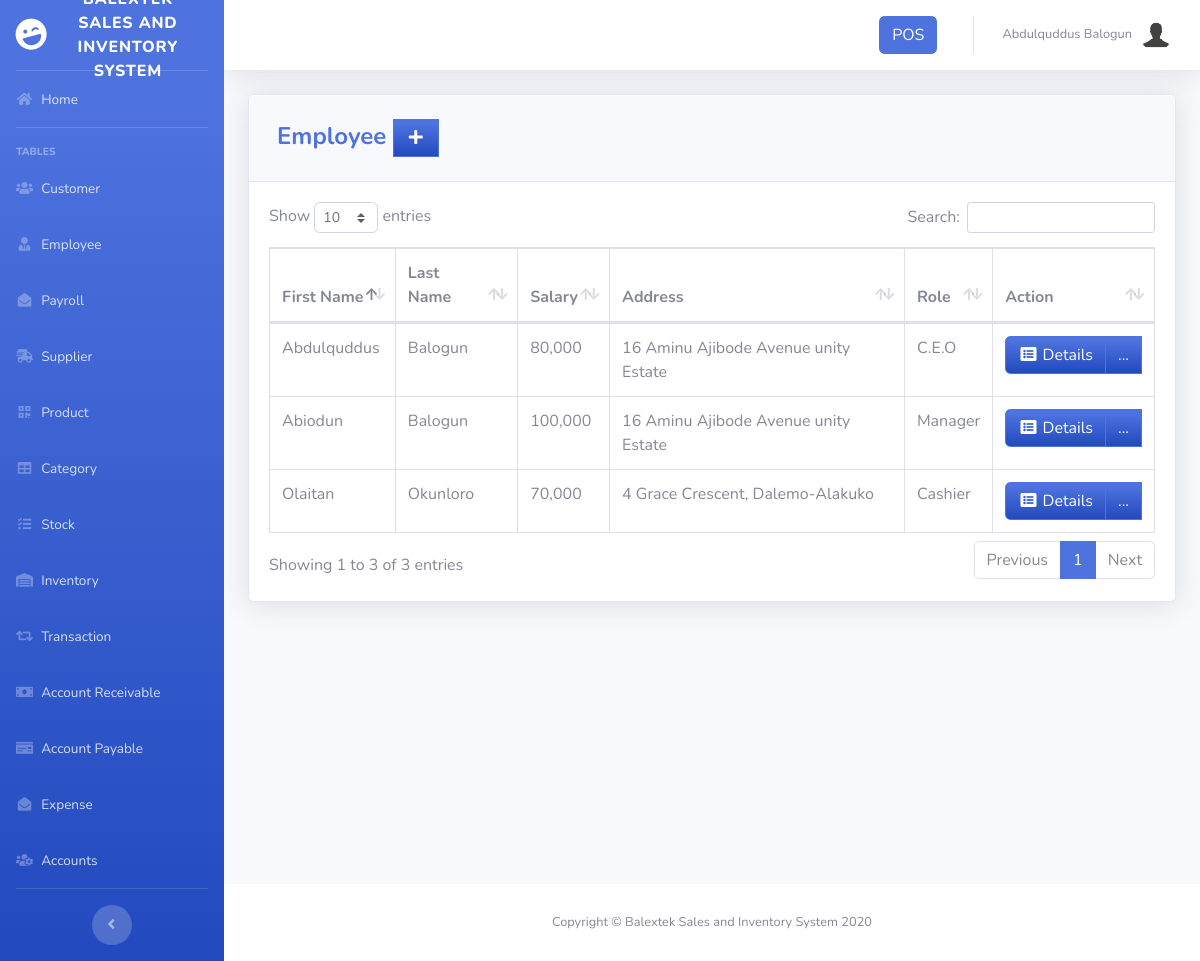
The app's page /pages/employee.php (signed in) with its own data.
### tables this page shows
CREATE TABLE `employee` (
  `EMPLOYEE_ID` int(11) NOT NULL,
  `FIRST_NAME` varchar(50) DEFAULT NULL,
  `LAST_NAME` varchar(50) DEFAULT NULL,
  `GENDER` varchar(50) DEFAULT NULL,
  `EMAIL` varchar(100) DEFAULT NULL,
  `PHONE_NUMBER` varchar(11) DEFAULT NULL,
  `SALARY` varchar(15) NOT NULL,
  `ADDRESS` varchar(255) NOT NULL,
  `JOB_ID` int(11) DEFAULT NULL,
  `HIRED_DATE` varchar(50) NOT NULL
);

CREATE TABLE `job` (
  `JOB_ID` int(11) NOT NULL,
  `JOB_TITLE` varchar(50) DEFAULT NULL
);

### pages/employee.php (the view, shortened to what this page needs)
<?php
include'../includes/connection.php';
include'../includes/sidebar.php';
?>
            <div class="card shadow mb-4">
            <div class="card-header py-3">
              <h4 class="m-2 font-weight-bold text-primary">Employee&nbsp;<a  href="#" data-toggle="modal" data-target="#employeeModal" type="button" class="btn btn-primary bg-gradient-primary" style="border-radius: 0px;"><i class="fas fa-fw fa-plus"></i></a></h4>
            </div>
            <div class="card-body">
              <div class="table-responsive">
                <table class="table table-bordered" id="dataTable" width="100%" cellspacing="0">
                  <thead>
                        <tr>
                          <th>First Name</th>
                          <th>Last Name</th>
                          <th>Salary</th>
                          <th>Address</th>
                          <th>Role</th>
                          <th>Action</th>
                        </tr>
                     </thead>
                    <tbody>
                    <?php
                        $query = 'SELECT EMPLOYEE_ID, FIRST_NAME, LAST_NAME, SALARY, ADDRESS, j.JOB_TITLE FROM employee e JOIN job j ON e.JOB_ID=j.JOB_ID';
                        $result = mysqli_query($db, $query) or die (mysqli_error($db));
                        while ($row = mysqli_fetch_assoc($result)) {
                        echo '<tr>';
                        echo '<td>'. $row['FIRST_NAME'].'</td>';
                        echo '<td>'. $row['LAST_NAME'].'</td>';
                        echo '<td>'. number_format($row['SALARY']).'</td>';
                        echo '<td>'. $row['ADDRESS'].'</td>';
                        echo '<td>'. $row['JOB_TITLE'].'</td>';
                      echo '<td align="right"> <div class="btn-group">
                              <a type="button" class="btn btn-primary bg-gradient-primary" href="emp_searchfrm.php?action=edit & id='.$row['EMPLOYEE_ID'] . '"><i class="fas fa-fw fa-list-alt"></i> Details</a>
                            <div class="btn-group">
                              <a type="button" class="btn btn-primary bg-gradient-primary dropdown no-arrow" data-toggle="dropdown" style="color:white;">
                              ... <span class="caret"></span></a>
                                  <a type="button" class="btn btn-warning bg-gradient-warning btn-block" style="border-radius: 0px;" href="emp_edit.php?action=edit & id='.$row['EMPLOYEE_ID']. '">
                                  </a>
                                  <a type="button" class="btn btn-warning bg-gradient-danger btn-block" style="border-radius: 0px;" href="#" data-toggle="modal" data-target="#emp'.$row['EMPLOYEE_ID'].'">
                                  </a>
                            <div class="modal fade" id="emp'.$row['EMPLOYEE_ID'].'" tabindex="-1" role="dialog" aria-labelledby="DeleteModal" aria-hidden="true">
                                       <input type="hidden" class="form-control" name="id" value="'.$row['EMPLOYEE_ID'].'" required>
                            </div>
                          </div> </td>';
                        echo '</tr> ';
                        }
                    ?>
                    </tbody>
                </table>
              </div>
            </div>
          </div>
<?php
include'../includes/footer.php';
?>

### includes/sidebar.php (shortened to what this page needs)
<!DOCTYPE html>
<html lang="en">
<head>
  <link href="../vendor/fontawesome-free/css/all.min.css" rel="stylesheet" type="text/css">
  <link href="../css/sb-admin-2.min.css" rel="stylesheet">
  <link href="../vendor/datatables/dataTables.bootstrap4.min.css" rel="stylesheet">
  <link rel="stylesheet" href="../css/print.css" media="print">
</head>
<body id="page-top">
  <div id="wrapper">
    <ul class="navbar-nav bg-gradient-primary sidebar sidebar-dark accordion" id="accordionSidebar">
      <a class="sidebar-brand d-flex align-items-center justify-content-center" href="index.php">
        <div class="sidebar-brand-icon rotate-n-15">
          <i class="fas fa-laugh-wink"></i>
        </div>
        <div class="sidebar-brand-text mx-3">Balextek Sales and Inventory System</div>
      </a>
      <hr class="sidebar-divider my-0">
      <li class="nav-item">
        <a class="nav-link" href="index.php">
          <i class="fas fa-fw fa-home"></i>
          <span>Home</span></a>
      </li>
      <hr class="sidebar-divider">
      <div class="sidebar-heading">
        Tables
      </div>
      <li class="nav-item">
        <a class="nav-link" href="customer.php">
          <i class="fas fa-fw fa-users"></i>
          <span>Customer</span></a>
      </li>
      <li class="nav-item">
        <a class="nav-link" href="employee.php">
          <i class="fas fa-fw fa-user-tie"></i>
          <span>Employee</span></a>
      </li>
      <li class="nav-item">
        <a class="nav-link" href="payroll.php">
          <i class="fas fa-fw fa-envelope-open"></i>
          <span>Payroll</span></a>
      </li>
      <li class="nav-item">
        <a class="nav-link" href="supplier.php">
          <i class="fas fa-fw fa-shipping-fast"></i>
          <span>Supplier</span></a>
      </li>
      <li class="nav-item">
        <a class="nav-link" href="product.php">
          <i class="fas fa-fw fa-qrcode"></i>
          <span>Product</span></a>
      </li>
      <li class="nav-item">
        <a class="nav-link" href="category.php">
          <i class="fas fa-fw fa-table"></i>
          <span>Category</span></a>
      </li>
      <li class="nav-item">
        <a class="nav-link" href="stock.php">
          <i class="fas fa-fw fa-tasks"></i>
          <span>Stock</span></a>
      </li>
      <li class="nav-item">
        <a class="nav-link" href="inventory.php">
          <i class="fas fa-fw fa-warehouse"></i>
          <span>Inventory</span></a>
      </li>
      <li class="nav-item">
        <a class="nav-link" href="transaction.php">
          <i class="fas fa-fw fa-retweet"></i>
          <span>Transaction</span></a>
      </li>
      <li class="nav-item">
        <a class="nav-link" href="cust_debt.php">
          <i class="fas fa-fw fa-money-bill"></i>
          <span>Account Receivable</span></a>
      </li>
      <li class="nav-item">
        <a class="nav-link" href="comp_debt.php">
          <i class="fas fa-fw fa-money-check"></i>
          <span>Account Payable</span></a>
      </li>
      <li class="nav-item">
        <a class="nav-link" href="expense.php">
          <i class="fas fa-fw fa-envelope-open"></i>
          <span>Expense</span></a>
      </li>
      <li class="nav-item">
        <a class="nav-link" href="user.php">
          <i class="fas fa-fw fa-users-cog"></i>
          <span>Accounts</span></a>
      </li>
      <hr class="sidebar-divider d-none d-md-block">
      <div class="text-center d-none d-md-inline">
        <button class="rounded-circle border-0" id="sidebarToggle"></button>
      </div>
    </ul>
    <?php include_once 'topbar.php'; ?>

### includes/topbar.php (shortened to what this page needs)
<div id="content-wrapper" class="d-flex flex-column">
  <div id="content">
    <nav class="navbar navbar-expand navbar-light bg-white topbar mb-4 static-top shadow">
      <ul class="navbar-nav ml-auto">
        <li class="nav-item dropdown no-arrow">
          <a class="nav-link" href="pos.php" role="button">
            <span class="mr-2 d-none d-lg-inline btn btn-primary">POS</span>
          </a>
        </li>
        <li class="nav-item dropdown no-arrow">
          <a class="nav-link dropdown-toggle" href="#" id="userDropdown" role="button" data-toggle="dropdown" aria-haspopup="true" aria-expanded="false">
            <span class="mr-2 d-none d-lg-inline text-gray-600 small"><?php echo  $_SESSION['FIRST_NAME']. ' '.$_SESSION['LAST_NAME'] ;?></span>
            <img class="img-profile rounded-circle"
            <?php
              if($_SESSION['GENDER']=='Male'){
                echo 'src="../img/male.png"';
              }else{
                echo 'src="../img/female.png"';
              }
            ?>>
          </a>
        </li>
      </ul>
    </nav>
    <div class="container-fluid">

### includes/footer.php (shortened to what this page needs)
        </div>
      </div>
      <footer class="sticky-footer bg-white">
        <div class="container my-auto">
          <div class="copyright text-center my-auto">
              <span>Copyright © Balextek Sales and Inventory System <?php echo date("Y");?></span>
          </div>
        </div>
      </footer>
    </div>
  </div>
</body>
</html>

### css/print.css (style rules this page uses)
#accordionSidebar, #date { display: none; visibility: hidden; }

### records on screen
employee: FIRST_NAME "Abdulquddus", LAST_NAME "Balogun", SALARY "80,000", ADDRESS "16 Aminu Ajibode Avenue unity Estate", JOB_ID.JOB_TITLE "C.E.O"
employee: FIRST_NAME "Olaitan", LAST_NAME "Okunloro", SALARY "70,000", ADDRESS "4 Grace Crescent, Dalemo-Alakuko", JOB_ID.JOB_TITLE "Cashier"
employee: FIRST_NAME "Abiodun", LAST_NAME "Balogun", SALARY "100,000", ADDRESS "16 Aminu Ajibode Avenue unity Estate", JOB_ID.JOB_TITLE "Manager"

### other values on screen
$_SESSION['FIRST_NAME'] "Abdulquddus"
$_SESSION['LAST_NAME'] "Balogun"
